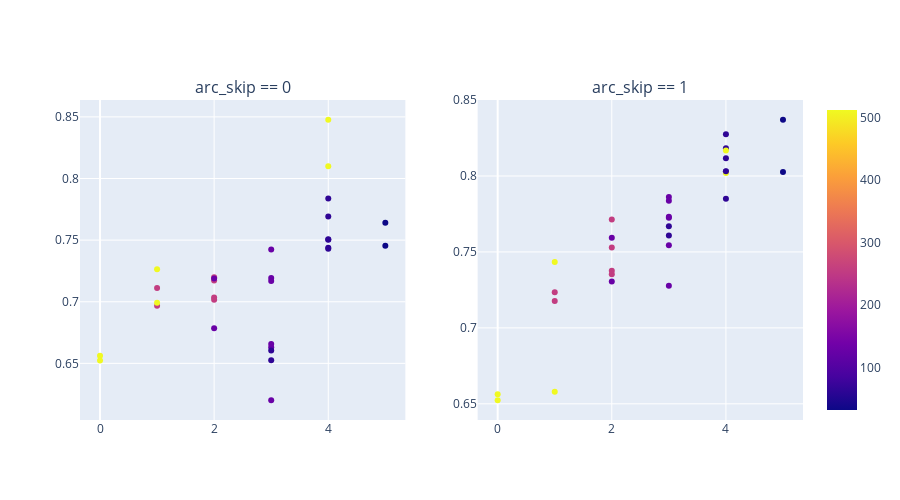

The code cell stored with this chart in its notebook:
### Code cell
import plotly.express as px
import pandas as pd

from plotly.subplots import make_subplots
import plotly.graph_objects as go


hue = "arc_latent_volume"
xplot = "arc_encoder_blocks"
yplot = "test_Accuracy"

extra_info = [
    "arc_num_params",
    "arc_features",
    "arc_encoder_blocks",
    "arc_latent_volume",
    "arc_skip",
]

df0 = df.query("arc_skip == 0")
df1 = df.query("arc_skip == 1")

fig0 = px.scatter(
    df0, x=xplot, y=yplot, color=hue, title="No skip", hover_data=extra_info
)
fig1 = px.scatter(df1, x=xplot, y=yplot, color=hue, title="Skip", hover_data=extra_info)

fig0.update_layout(showlegend=False)  # Oculta la leyenda en el primer gráfico

fig = make_subplots(rows=1, cols=2, subplot_titles=["arc_skip == 0", "arc_skip == 1"])

for trace in fig0.data:
    fig.add_trace(trace, row=1, col=1)

for trace in fig1.data:
    fig.add_trace(trace, row=1, col=2)

fig.update_layout(width=900, height=500, legend_title="Num Params", showlegend=True)

fig.show()

### Figure 1 — Plotly figure (JSON) as saved in the notebook; plotly's stock layout.template omitted (floating-point values rounded to 4 significant figures)
{"data": [{"customdata": [[2837, "[4, 4, 4, 8, 8, 8]", 32, 0], [2597, "[4, 4, 8, 8, 8]", 64, 0], [2357, "[4, 8, 8, 8]", 128, 0], [1973, "[4, 4, 4, 8, 8]", 64, 0], [1733, "[4, 4, 8, 8]", 128, 0], [1493, "[4, 8, 8]", 256, 0], [1397, "[4, 4, 4, 8, 8, 8]", 32, 0], [1277, "[4, 4, 8, 8, 8]", 64, 0], [1157, "[4, 8, 8, 8]", 128, 0], [965, "[4, 4, 4, 8, 8]", 64, 0], [845, "[4, 4, 8, 8]", 128, 0], [725, "[4, 8, 8]", 256, 0], [16925, "[4, 8, 16, 32, 64]", 512, 0], [37925, "[4, 8, 16, 32, 64]", 512, 0], [1349, "[4, 4, 4, 4, 8]", 64, 0], [1109, "[4, 4, 4, 8]", 128, 0], [869, "[4, 4, 8]", 256, 0], [629, "[4, 8]", 512, 0], [845, "[4, 4, 4, 4]", 64, 0], [605, "[4, 4, 4]", 128, 0], [365, "[4, 4]", 256, 0], [125, "[4]", 512, 0], [653, "[4, 4, 4, 4, 8]", 64, 0], [533, "[4, 4, 4, 8]", 128, 0], [413, "[4, 4, 8]", 256, 0], [293, "[4, 8]", 512, 0], [425, "[4, 4, 4, 4]", 64, 0], [305, "[4, 4, 4]", 128, 0], [185, "[4, 4]", 256, 0], [65, "[4]", 512, 0]], "hovertemplate": "arc_encoder_blocks=%{x}<br>test_Accuracy=%{y}<br>arc_num_params=%{customdata[0]}<br>arc_features=%{customdata[1]}<br>arc_latent_volume=%{marker.color}<br>arc_skip=%{customdata[3]}<extra></extra>", "legendgroup": "", "marker": {"color": [32.0, 64.0, 128.0, 64.0, 128.0, 256.0, 32.0, 64.0, 128.0, 64.0, 128.0, 256.0, 512.0, 512.0, 64.0, 128.0, 256.0, 512.0, 64.0, 128.0, 256.0, 512.0, 64.0, 128.0, 256.0, 512.0, 64.0, 128.0, 256.0, 512.0], "coloraxis": "coloraxis", "symbol": "circle"}, "mode": "markers", "name": "", "orientation": "v", "showlegend": false, "type": "scatter", "x": [5, 4, 3, 4, 3, 2, 5, 4, 3, 4, 3, 2, 4, 4, 4, 3, 2, 1, 3, 2, 1, 0, 4, 3, 2, 1, 3, 2, 1, 0], "xaxis": "x", "y": [0.764, 0.7504, 0.7193, 0.7506, 0.6201, 0.7198, 0.7454, 0.7838, 0.7167, 0.7438, 0.6632, 0.7034, 0.81, 0.8477, 0.7692, 0.7423, 0.7015, 0.7264, 0.6603, 0.6786, 0.6967, 0.6523, 0.7429, 0.6658, 0.7173, 0.6992, 0.6525, 0.7189, 0.7112, 0.6563], "yaxis": "y"}, {"customdata": [[3365, "[4, 4, 4, 8, 8, 8]", 32, 1], [3077, "[4, 4, 8, 8, 8]", 64, 1], [2789, "[4, 8, 8, 8]", 128, 1], [2309, "[4, 4, 4, 8, 8]", 64, 1], [2021, "[4, 4, 8, 8]", 128, 1], [1733, "[4, 8, 8]", 256, 1], [1925, "[4, 4, 4, 8, 8, 8]", 32, 1], [1757, "[4, 4, 8, 8, 8]", 64, 1], [1589, "[4, 8, 8, 8]", 128, 1], [1301, "[4, 4, 4, 8, 8]", 64, 1], [1133, "[4, 4, 8, 8]", 128, 1], [965, "[4, 8, 8]", 256, 1], [21005, "[4, 8, 16, 32, 64]", 512, 1], [42005, "[4, 8, 16, 32, 64]", 512, 1], [1541, "[4, 4, 4, 4, 8]", 64, 1], [1253, "[4, 4, 4, 8]", 128, 1], [965, "[4, 4, 8]", 256, 1], [677, "[4, 8]", 512, 1], [989, "[4, 4, 4, 4]", 64, 1], [701, "[4, 4, 4]", 128, 1], [413, "[4, 4]", 256, 1], [125, "[4]", 512, 1], [845, "[4, 4, 4, 4, 8]", 64, 1], [677, "[4, 4, 4, 8]", 128, 1], [509, "[4, 4, 8]", 256, 1], [341, "[4, 8]", 512, 1], [569, "[4, 4, 4, 4]", 64, 1], [401, "[4, 4, 4]", 128, 1], [233, "[4, 4]", 256, 1], [65, "[4]", 512, 1]], "hovertemplate": "arc_encoder_blocks=%{x}<br>test_Accuracy=%{y}<br>arc_num_params=%{customdata[0]}<br>arc_features=%{customdata[1]}<br>arc_latent_volume=%{marker.color}<br>arc_skip=%{customdata[3]}<extra></extra>", "legendgroup": "", "marker": {"color": [32.0, 64.0, 128.0, 64.0, 128.0, 256.0, 32.0, 64.0, 128.0, 64.0, 128.0, 256.0, 512.0, 512.0, 64.0, 128.0, 256.0, 512.0, 64.0, 128.0, 256.0, 512.0, 64.0, 128.0, 256.0, 512.0, 64.0, 128.0, 256.0, 512.0], "coloraxis": "coloraxis", "symbol": "circle"}, "mode": "markers", "name": "", "orientation": "v", "showlegend": false, "type": "scatter", "x": [5, 4, 3, 4, 3, 2, 5, 4, 3, 4, 3, 2, 4, 4, 4, 3, 2, 1, 3, 2, 1, 0, 4, 3, 2, 1, 3, 2, 1, 0], "xaxis": "x2", "y": [0.837, 0.8275, 0.7725, 0.8183, 0.7862, 0.7714, 0.8027, 0.8117, 0.7732, 0.803, 0.7543, 0.753, 0.8167, 0.802, 0.8031, 0.7837, 0.7352, 0.7433, 0.7669, 0.7593, 0.7177, 0.6523, 0.785, 0.7278, 0.7377, 0.6579, 0.7607, 0.7305, 0.7235, 0.6563], "yaxis": "y2"}], "layout": {"annotations": [{"font": {"size": 16}, "showarrow": false, "text": "arc_skip == 0", "x": 0.225, "xanchor": "center", "xref": "paper", "y": 1, "yanchor": "bottom", "yref": "paper"}, {"font": {"size": 16}, "showarrow": false, "text": "arc_skip == 1", "x": 0.775, "xanchor": "center", "xref": "paper", "y": 1, "yanchor": "bottom", "yref": "paper"}], "height": 500, "legend": {"title": {"text": "Num Params"}}, "showlegend": true, "width": 900, "xaxis": {"anchor": "y", "domain": [0, 0.45]}, "xaxis2": {"anchor": "y2", "domain": [0.55, 1]}, "yaxis": {"anchor": "x", "domain": [0, 1]}, "yaxis2": {"anchor": "x2", "domain": [0, 1]}}}
